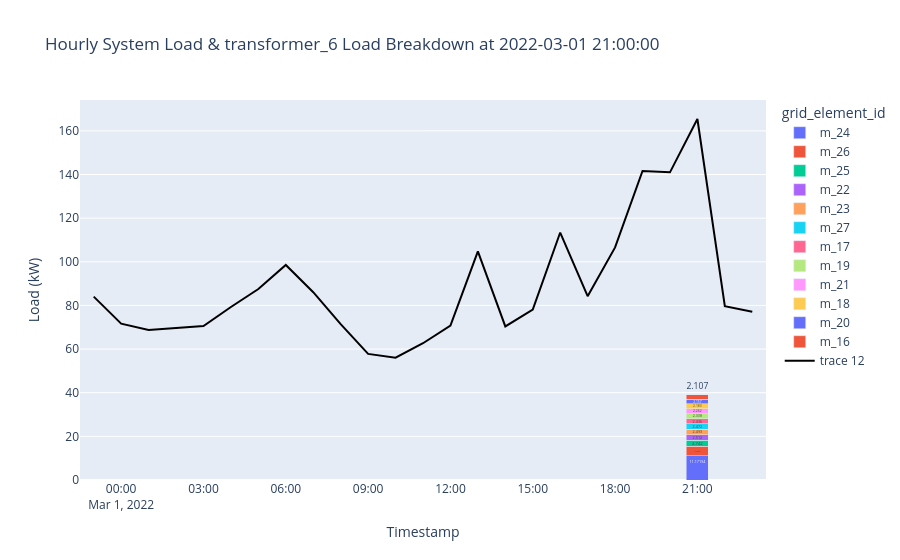

Write notebook code for a chart like this one.
### Markdown cell above
### Coincident Peak (CP)

### Code cell
# Filter the raw data `df_feeder` to the given feeder max load timestamp for Coincident Peak (CP).
df_feeder_cp = df_feeder.loc[df_feeder['timestamp']==system_max_time].copy()

# Plot the system load and feeder load breakdown.
plot_line_bar(df_feeder, df_system_agg, df_feeder_cp,
              title='Hourly System Load & {} Load Breakdown at {}'.format(feeder_id, system_max_time))

### Figure 1 — Plotly figure (JSON) as saved in the notebook; plotly's stock layout.template omitted (floating-point values rounded to 4 significant figures)
{"data": [{"alignmentgroup": "True", "hovertemplate": "grid_element_id=m_24<br>Timestamp=%{x}<br>Load (kW)=%{y}<extra></extra>", "legendgroup": "m_24", "marker": {"color": "#636efa", "pattern": {"shape": ""}}, "name": "m_24", "offsetgroup": "m_24", "orientation": "v", "showlegend": true, "textangle": 0, "textposition": "auto", "texttemplate": "%{y}", "type": "bar", "x": ["2022-03-01T21:00:00", "2022-02-28T23:00:00", "2022-03-01T00:00:00", "2022-03-01T01:00:00", "2022-03-01T02:00:00", "2022-03-01T03:00:00", "2022-03-01T04:00:00", "2022-03-01T05:00:00", "2022-03-01T06:00:00", "2022-03-01T07:00:00", "2022-03-01T08:00:00", "2022-03-01T09:00:00", "2022-03-01T10:00:00", "2022-03-01T11:00:00", "2022-03-01T12:00:00", "2022-03-01T13:00:00", "2022-03-01T14:00:00", "2022-03-01T15:00:00", "2022-03-01T16:00:00", "2022-03-01T17:00:00", "2022-03-01T18:00:00", "2022-03-01T19:00:00", "2022-03-01T20:00:00", "2022-03-01T22:00:00", "2022-03-01T23:00:00"], "xaxis": "x", "y": [11.17, null, null, null, null, null, null, null, null, null, null, null, null, null, null, null, null, null, null, null, null, null, null, null, null], "yaxis": "y"}, {"alignmentgroup": "True", "hovertemplate": "grid_element_id=m_26<br>Timestamp=%{x}<br>Load (kW)=%{y}<extra></extra>", "legendgroup": "m_26", "marker": {"color": "#EF553B", "pattern": {"shape": ""}}, "name": "m_26", "offsetgroup": "m_26", "orientation": "v", "showlegend": true, "textangle": 0, "textposition": "auto", "texttemplate": "%{y}", "type": "bar", "x": ["2022-03-01T21:00:00", "2022-02-28T23:00:00", "2022-03-01T00:00:00", "2022-03-01T01:00:00", "2022-03-01T02:00:00", "2022-03-01T03:00:00", "2022-03-01T04:00:00", "2022-03-01T05:00:00", "2022-03-01T06:00:00", "2022-03-01T07:00:00", "2022-03-01T08:00:00", "2022-03-01T09:00:00", "2022-03-01T10:00:00", "2022-03-01T11:00:00", "2022-03-01T12:00:00", "2022-03-01T13:00:00", "2022-03-01T14:00:00", "2022-03-01T15:00:00", "2022-03-01T16:00:00", "2022-03-01T17:00:00", "2022-03-01T18:00:00", "2022-03-01T19:00:00", "2022-03-01T20:00:00", "2022-03-01T22:00:00", "2022-03-01T23:00:00"], "xaxis": "x", "y": [4.309, null, null, null, null, null, null, null, null, null, null, null, null, null, null, null, null, null, null, null, null, null, null, null, null], "yaxis": "y"}, {"alignmentgroup": "True", "hovertemplate": "grid_element_id=m_25<br>Timestamp=%{x}<br>Load (kW)=%{y}<extra></extra>", "legendgroup": "m_25", "marker": {"color": "#00cc96", "pattern": {"shape": ""}}, "name": "m_25", "offsetgroup": "m_25", "orientation": "v", "showlegend": true, "textangle": 0, "textposition": "auto", "texttemplate": "%{y}", "type": "bar", "x": ["2022-03-01T21:00:00", "2022-02-28T23:00:00", "2022-03-01T00:00:00", "2022-03-01T01:00:00", "2022-03-01T02:00:00", "2022-03-01T03:00:00", "2022-03-01T04:00:00", "2022-03-01T05:00:00", "2022-03-01T06:00:00", "2022-03-01T07:00:00", "2022-03-01T08:00:00", "2022-03-01T09:00:00", "2022-03-01T10:00:00", "2022-03-01T11:00:00", "2022-03-01T12:00:00", "2022-03-01T13:00:00", "2022-03-01T14:00:00", "2022-03-01T15:00:00", "2022-03-01T16:00:00", "2022-03-01T17:00:00", "2022-03-01T18:00:00", "2022-03-01T19:00:00", "2022-03-01T20:00:00", "2022-03-01T22:00:00", "2022-03-01T23:00:00"], "xaxis": "x", "y": [2.742, null, null, null, null, null, null, null, null, null, null, null, null, null, null, null, null, null, null, null, null, null, null, null, null], "yaxis": "y"}, {"alignmentgroup": "True", "hovertemplate": "grid_element_id=m_22<br>Timestamp=%{x}<br>Load (kW)=%{y}<extra></extra>", "legendgroup": "m_22", "marker": {"color": "#ab63fa", "pattern": {"shape": ""}}, "name": "m_22", "offsetgroup": "m_22", "orientation": "v", "showlegend": true, "textangle": 0, "textposition": "auto", "texttemplate": "%{y}", "type": "bar", "x": ["2022-03-01T21:00:00", "2022-02-28T23:00:00", "2022-03-01T00:00:00", "2022-03-01T01:00:00", "2022-03-01T02:00:00", "2022-03-01T03:00:00", "2022-03-01T04:00:00", "2022-03-01T05:00:00", "2022-03-01T06:00:00", "2022-03-01T07:00:00", "2022-03-01T08:00:00", "2022-03-01T09:00:00", "2022-03-01T10:00:00", "2022-03-01T11:00:00", "2022-03-01T12:00:00", "2022-03-01T13:00:00", "2022-03-01T14:00:00", "2022-03-01T15:00:00", "2022-03-01T16:00:00", "2022-03-01T17:00:00", "2022-03-01T18:00:00", "2022-03-01T19:00:00", "2022-03-01T20:00:00", "2022-03-01T22:00:00", "2022-03-01T23:00:00"], "xaxis": "x", "y": [2.512, null, null, null, null, null, null, null, null, null, null, null, null, null, null, null, null, null, null, null, null, null, null, null, null], "yaxis": "y"}, {"alignmentgroup": "True", "hovertemplate": "grid_element_id=m_23<br>Timestamp=%{x}<br>Load (kW)=%{y}<extra></extra>", "legendgroup": "m_23", "marker": {"color": "#FFA15A", "pattern": {"shape": ""}}, "name": "m_23", "offsetgroup": "m_23", "orientation": "v", "showlegend": true, "textangle": 0, "textposition": "auto", "texttemplate": "%{y}", "type": "bar", "x": ["2022-03-01T21:00:00", "2022-02-28T23:00:00", "2022-03-01T00:00:00", "2022-03-01T01:00:00", "2022-03-01T02:00:00", "2022-03-01T03:00:00", "2022-03-01T04:00:00", "2022-03-01T05:00:00", "2022-03-01T06:00:00", "2022-03-01T07:00:00", "2022-03-01T08:00:00", "2022-03-01T09:00:00", "2022-03-01T10:00:00", "2022-03-01T11:00:00", "2022-03-01T12:00:00", "2022-03-01T13:00:00", "2022-03-01T14:00:00", "2022-03-01T15:00:00", "2022-03-01T16:00:00", "2022-03-01T17:00:00", "2022-03-01T18:00:00", "2022-03-01T19:00:00", "2022-03-01T20:00:00", "2022-03-01T22:00:00", "2022-03-01T23:00:00"], "xaxis": "x", "y": [2.493, null, null, null, null, null, null, null, null, null, null, null, null, null, null, null, null, null, null, null, null, null, null, null, null], "yaxis": "y"}, {"alignmentgroup": "True", "hovertemplate": "grid_element_id=m_27<br>Timestamp=%{x}<br>Load (kW)=%{y}<extra></extra>", "legendgroup": "m_27", "marker": {"color": "#19d3f3", "pattern": {"shape": ""}}, "name": "m_27", "offsetgroup": "m_27", "orientation": "v", "showlegend": true, "textangle": 0, "textposition": "auto", "texttemplate": "%{y}", "type": "bar", "x": ["2022-03-01T21:00:00", "2022-02-28T23:00:00", "2022-03-01T00:00:00", "2022-03-01T01:00:00", "2022-03-01T02:00:00", "2022-03-01T03:00:00", "2022-03-01T04:00:00", "2022-03-01T05:00:00", "2022-03-01T06:00:00", "2022-03-01T07:00:00", "2022-03-01T08:00:00", "2022-03-01T09:00:00", "2022-03-01T10:00:00", "2022-03-01T11:00:00", "2022-03-01T12:00:00", "2022-03-01T13:00:00", "2022-03-01T14:00:00", "2022-03-01T15:00:00", "2022-03-01T16:00:00", "2022-03-01T17:00:00", "2022-03-01T18:00:00", "2022-03-01T19:00:00", "2022-03-01T20:00:00", "2022-03-01T22:00:00", "2022-03-01T23:00:00"], "xaxis": "x", "y": [2.472, null, null, null, null, null, null, null, null, null, null, null, null, null, null, null, null, null, null, null, null, null, null, null, null], "yaxis": "y"}, {"alignmentgroup": "True", "hovertemplate": "grid_element_id=m_17<br>Timestamp=%{x}<br>Load (kW)=%{y}<extra></extra>", "legendgroup": "m_17", "marker": {"color": "#FF6692", "pattern": {"shape": ""}}, "name": "m_17", "offsetgroup": "m_17", "orientation": "v", "showlegend": true, "textangle": 0, "textposition": "auto", "texttemplate": "%{y}", "type": "bar", "x": ["2022-03-01T21:00:00", "2022-02-28T23:00:00", "2022-03-01T00:00:00", "2022-03-01T01:00:00", "2022-03-01T02:00:00", "2022-03-01T03:00:00", "2022-03-01T04:00:00", "2022-03-01T05:00:00", "2022-03-01T06:00:00", "2022-03-01T07:00:00", "2022-03-01T08:00:00", "2022-03-01T09:00:00", "2022-03-01T10:00:00", "2022-03-01T11:00:00", "2022-03-01T12:00:00", "2022-03-01T13:00:00", "2022-03-01T14:00:00", "2022-03-01T15:00:00", "2022-03-01T16:00:00", "2022-03-01T17:00:00", "2022-03-01T18:00:00", "2022-03-01T19:00:00", "2022-03-01T20:00:00", "2022-03-01T22:00:00", "2022-03-01T23:00:00"], "xaxis": "x", "y": [2.436, null, null, null, null, null, null, null, null, null, null, null, null, null, null, null, null, null, null, null, null, null, null, null, null], "yaxis": "y"}, {"alignmentgroup": "True", "hovertemplate": "grid_element_id=m_19<br>Timestamp=%{x}<br>Load (kW)=%{y}<extra></extra>", "legendgroup": "m_19", "marker": {"color": "#B6E880", "pattern": {"shape": ""}}, "name": "m_19", "offsetgroup": "m_19", "orientation": "v", "showlegend": true, "textangle": 0, "textposition": "auto", "texttemplate": "%{y}", "type": "bar", "x": ["2022-03-01T21:00:00", "2022-02-28T23:00:00", "2022-03-01T00:00:00", "2022-03-01T01:00:00", "2022-03-01T02:00:00", "2022-03-01T03:00:00", "2022-03-01T04:00:00", "2022-03-01T05:00:00", "2022-03-01T06:00:00", "2022-03-01T07:00:00", "2022-03-01T08:00:00", "2022-03-01T09:00:00", "2022-03-01T10:00:00", "2022-03-01T11:00:00", "2022-03-01T12:00:00", "2022-03-01T13:00:00", "2022-03-01T14:00:00", "2022-03-01T15:00:00", "2022-03-01T16:00:00", "2022-03-01T17:00:00", "2022-03-01T18:00:00", "2022-03-01T19:00:00", "2022-03-01T20:00:00", "2022-03-01T22:00:00", "2022-03-01T23:00:00"], "xaxis": "x", "y": [2.338, null, null, null, null, null, null, null, null, null, null, null, null, null, null, null, null, null, null, null, null, null, null, null, null], "yaxis": "y"}, {"alignmentgroup": "True", "hovertemplate": "grid_element_id=m_21<br>Timestamp=%{x}<br>Load (kW)=%{y}<extra></extra>", "legendgroup": "m_21", "marker": {"color": "#FF97FF", "pattern": {"shape": ""}}, "name": "m_21", "offsetgroup": "m_21", "orientation": "v", "showlegend": true, "textangle": 0, "textposition": "auto", "texttemplate": "%{y}", "type": "bar", "x": ["2022-03-01T21:00:00", "2022-02-28T23:00:00", "2022-03-01T00:00:00", "2022-03-01T01:00:00", "2022-03-01T02:00:00", "2022-03-01T03:00:00", "2022-03-01T04:00:00", "2022-03-01T05:00:00", "2022-03-01T06:00:00", "2022-03-01T07:00:00", "2022-03-01T08:00:00", "2022-03-01T09:00:00", "2022-03-01T10:00:00", "2022-03-01T11:00:00", "2022-03-01T12:00:00", "2022-03-01T13:00:00", "2022-03-01T14:00:00", "2022-03-01T15:00:00", "2022-03-01T16:00:00", "2022-03-01T17:00:00", "2022-03-01T18:00:00", "2022-03-01T19:00:00", "2022-03-01T20:00:00", "2022-03-01T22:00:00", "2022-03-01T23:00:00"], "xaxis": "x", "y": [2.262, null, null, null, null, null, null, null, null, null, null, null, null, null, null, null, null, null, null, null, null, null, null, null, null], "yaxis": "y"}, {"alignmentgroup": "True", "hovertemplate": "grid_element_id=m_18<br>Timestamp=%{x}<br>Load (kW)=%{y}<extra></extra>", "legendgroup": "m_18", "marker": {"color": "#FECB52", "pattern": {"shape": ""}}, "name": "m_18", "offsetgroup": "m_18", "orientation": "v", "showlegend": true, "textangle": 0, "textposition": "auto", "texttemplate": "%{y}", "type": "bar", "x": ["2022-03-01T21:00:00", "2022-02-28T23:00:00", "2022-03-01T00:00:00", "2022-03-01T01:00:00", "2022-03-01T02:00:00", "2022-03-01T03:00:00", "2022-03-01T04:00:00", "2022-03-01T05:00:00", "2022-03-01T06:00:00", "2022-03-01T07:00:00", "2022-03-01T08:00:00", "2022-03-01T09:00:00", "2022-03-01T10:00:00", "2022-03-01T11:00:00", "2022-03-01T12:00:00", "2022-03-01T13:00:00", "2022-03-01T14:00:00", "2022-03-01T15:00:00", "2022-03-01T16:00:00", "2022-03-01T17:00:00", "2022-03-01T18:00:00", "2022-03-01T19:00:00", "2022-03-01T20:00:00", "2022-03-01T22:00:00", "2022-03-01T23:00:00"], "xaxis": "x", "y": [2.183, null, null, null, null, null, null, null, null, null, null, null, null, null, null, null, null, null, null, null, null, null, null, null, null], "yaxis": "y"}, {"alignmentgroup": "True", "hovertemplate": "grid_element_id=m_20<br>Timestamp=%{x}<br>Load (kW)=%{y}<extra></extra>", "legendgroup": "m_20", "marker": {"color": "#636efa", "pattern": {"shape": ""}}, "name": "m_20", "offsetgroup": "m_20", "orientation": "v", "showlegend": true, "textangle": 0, "textposition": "auto", "texttemplate": "%{y}", "type": "bar", "x": ["2022-03-01T21:00:00", "2022-02-28T23:00:00", "2022-03-01T00:00:00", "2022-03-01T01:00:00", "2022-03-01T02:00:00", "2022-03-01T03:00:00", "2022-03-01T04:00:00", "2022-03-01T05:00:00", "2022-03-01T06:00:00", "2022-03-01T07:00:00", "2022-03-01T08:00:00", "2022-03-01T09:00:00", "2022-03-01T10:00:00", "2022-03-01T11:00:00", "2022-03-01T12:00:00", "2022-03-01T13:00:00", "2022-03-01T14:00:00", "2022-03-01T15:00:00", "2022-03-01T16:00:00", "2022-03-01T17:00:00", "2022-03-01T18:00:00", "2022-03-01T19:00:00", "2022-03-01T20:00:00", "2022-03-01T22:00:00", "2022-03-01T23:00:00"], "xaxis": "x", "y": [2.157, null, null, null, null, null, null, null, null, null, null, null, null, null, null, null, null, null, null, null, null, null, null, null, null], "yaxis": "y"}, {"alignmentgroup": "True", "hovertemplate": "grid_element_id=m_16<br>Timestamp=%{x}<br>Load (kW)=%{y}<extra></extra>", "legendgroup": "m_16", "marker": {"color": "#EF553B", "pattern": {"shape": ""}}, "name": "m_16", "offsetgroup": "m_16", "orientation": "v", "showlegend": true, "textangle": 0, "textposition": "auto", "texttemplate": "%{y}", "type": "bar", "x": ["2022-03-01T21:00:00", "2022-02-28T23:00:00", "2022-03-01T00:00:00", "2022-03-01T01:00:00", "2022-03-01T02:00:00", "2022-03-01T03:00:00", "2022-03-01T04:00:00", "2022-03-01T05:00:00", "2022-03-01T06:00:00", "2022-03-01T07:00:00", "2022-03-01T08:00:00", "2022-03-01T09:00:00", "2022-03-01T10:00:00", "2022-03-01T11:00:00", "2022-03-01T12:00:00", "2022-03-01T13:00:00", "2022-03-01T14:00:00", "2022-03-01T15:00:00", "2022-03-01T16:00:00", "2022-03-01T17:00:00", "2022-03-01T18:00:00", "2022-03-01T19:00:00", "2022-03-01T20:00:00", "2022-03-01T22:00:00", "2022-03-01T23:00:00"], "xaxis": "x", "y": [2.107, null, null, null, null, null, null, null, null, null, null, null, null, null, null, null, null, null, null, null, null, null, null, null, null], "yaxis": "y"}, {"line": {"color": "black"}, "type": "scatter", "x": ["2022-02-28T23:00:00", "2022-03-01T00:00:00", "2022-03-01T01:00:00", "2022-03-01T02:00:00", "2022-03-01T03:00:00", "2022-03-01T04:00:00", "2022-03-01T05:00:00", "2022-03-01T06:00:00", "2022-03-01T07:00:00", "2022-03-01T08:00:00", "2022-03-01T09:00:00", "2022-03-01T10:00:00", "2022-03-01T11:00:00", "2022-03-01T12:00:00", "2022-03-01T13:00:00", "2022-03-01T14:00:00", "2022-03-01T15:00:00", "2022-03-01T16:00:00", "2022-03-01T17:00:00", "2022-03-01T18:00:00", "2022-03-01T19:00:00", "2022-03-01T20:00:00", "2022-03-01T21:00:00", "2022-03-01T22:00:00", "2022-03-01T23:00:00"], "y": [84.05, 71.66, 68.71, 69.57, 70.53, 79.3, 87.5, 98.55, 86.08, 71.45, 57.78, 56.06, 62.67, 70.8, 104.8, 70.38, 78.13, 113.4, 84.25, 106.6, 141.6, 141.0, 165.4, 79.68, 77.07]}], "layout": {"barmode": "stack", "legend": {"title": {"text": "grid_element_id"}, "tracegroupgap": 0}, "title": {"text": "Hourly System Load & transformer_6 Load Breakdown at 2022-03-01 21:00:00"}, "xaxis": {"anchor": "y", "domain": [0, 1], "title": {"text": "Timestamp"}}, "yaxis": {"anchor": "x", "domain": [0, 1], "title": {"text": "Load (kW)"}}}}
